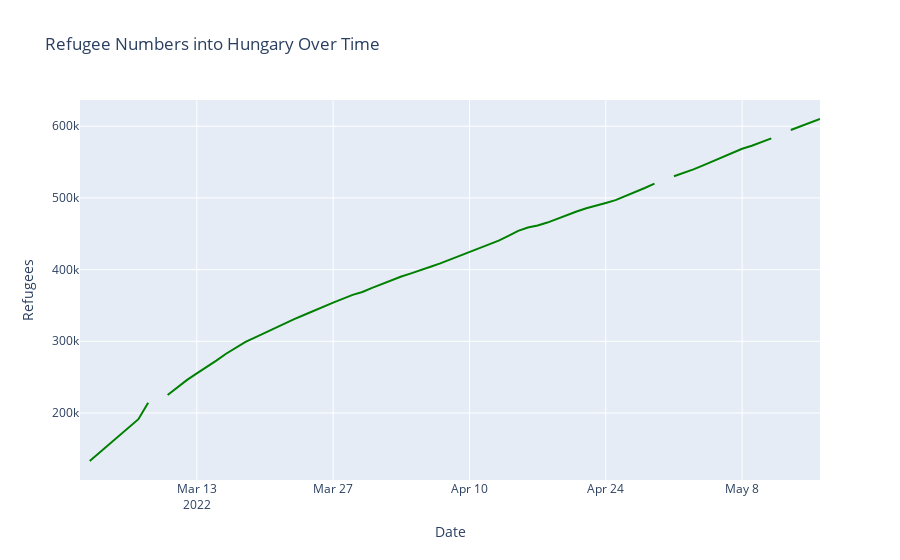

Notebook code cell kept with this figure:
### Code cell
fig2 = px.line(hungary_df, x='Date', y='Hungary', title='Refugee Numbers into Hungary Over Time')
fig2.update_traces(line_color='green')
fig2.update_layout(yaxis_title="Refugees")

plotly.offline.plot(fig2, filename='charts\hungary.html')
fig2.show()

### Figure 1 — Plotly figure (JSON) as saved in the notebook; plotly's stock layout.template omitted (floating-point values rounded to 4 significant figures)
{"data": [{"hovertemplate": "Date=%{x}<br>Hungary=%{y}<extra></extra>", "legendgroup": "", "line": {"color": "green", "dash": "solid"}, "marker": {"symbol": "circle"}, "mode": "lines", "name": "", "orientation": "v", "showlegend": false, "type": "scatter", "x": ["2022-03-01", "2022-03-02", "2022-03-03", "2022-03-04", "2022-03-05", "2022-03-06", "2022-03-07", "2022-03-08", "2022-03-09", "2022-03-10", "2022-03-11", "2022-03-12", "2022-03-13", "2022-03-14", "2022-03-15", "2022-03-16", "2022-03-17", "2022-03-18", "2022-03-19", "2022-03-20", "2022-03-21", "2022-03-22", "2022-03-23", "2022-03-24", "2022-03-25", "2022-03-26", "2022-03-27", "2022-03-29", "2022-03-30", "2022-03-31", "2022-04-01", "2022-04-02", "2022-04-03", "2022-04-04", "2022-04-05", "2022-04-06", "2022-04-07", "2022-04-08", "2022-04-09", "2022-04-10", "2022-04-11", "2022-04-12", "2022-04-13", "2022-04-14", "2022-04-15", "2022-04-16", "2022-04-17", "2022-04-18", "2022-04-19", "2022-04-20", "2022-04-21", "2022-04-22", "2022-04-23", "2022-04-24", "2022-04-25", "2022-04-27", "2022-04-28", "2022-04-29", "2022-04-30", "2022-05-01", "2022-05-02", "2022-05-03", "2022-05-04", "2022-05-05", "2022-05-06", "2022-05-08", "2022-05-09", "2022-05-10", "2022-05-11", "2022-05-12", "2022-05-13", "2022-05-15", "2022-05-16"], "xaxis": "x", "y": [null, 133009, 144738, "157004", "169053", "180163", "191348", "214160", null, "225046", "235576", 246206, 255291, 263888, 272943, 282611, "291230", "299273", "305518", 312120, 317863, 324397, "330877", "336701", "342738", "349107", "354041", 364804, "368807", "374535", "379988", "385783", "390302", "394728", "398932", "404021", 408652, "413888", "419101", "424367", 428954, "434342", 440387, 447053, "454098", "458654", 461539, 465598, 471080, 476213, 480974, "485618", "489754", "492976", 496914, 507849, 513848, "519979", null, "530157", "534821", 539821, "545311", 551010, "557001", "568630", "572760", 577820, 583066, null, "594664", "605628", 610076], "yaxis": "y"}], "layout": {"legend": {"tracegroupgap": 0}, "title": {"text": "Refugee Numbers into Hungary Over Time"}, "xaxis": {"anchor": "y", "domain": [0, 1], "title": {"text": "Date"}}, "yaxis": {"anchor": "x", "domain": [0, 1], "title": {"text": "Refugees"}}}}
